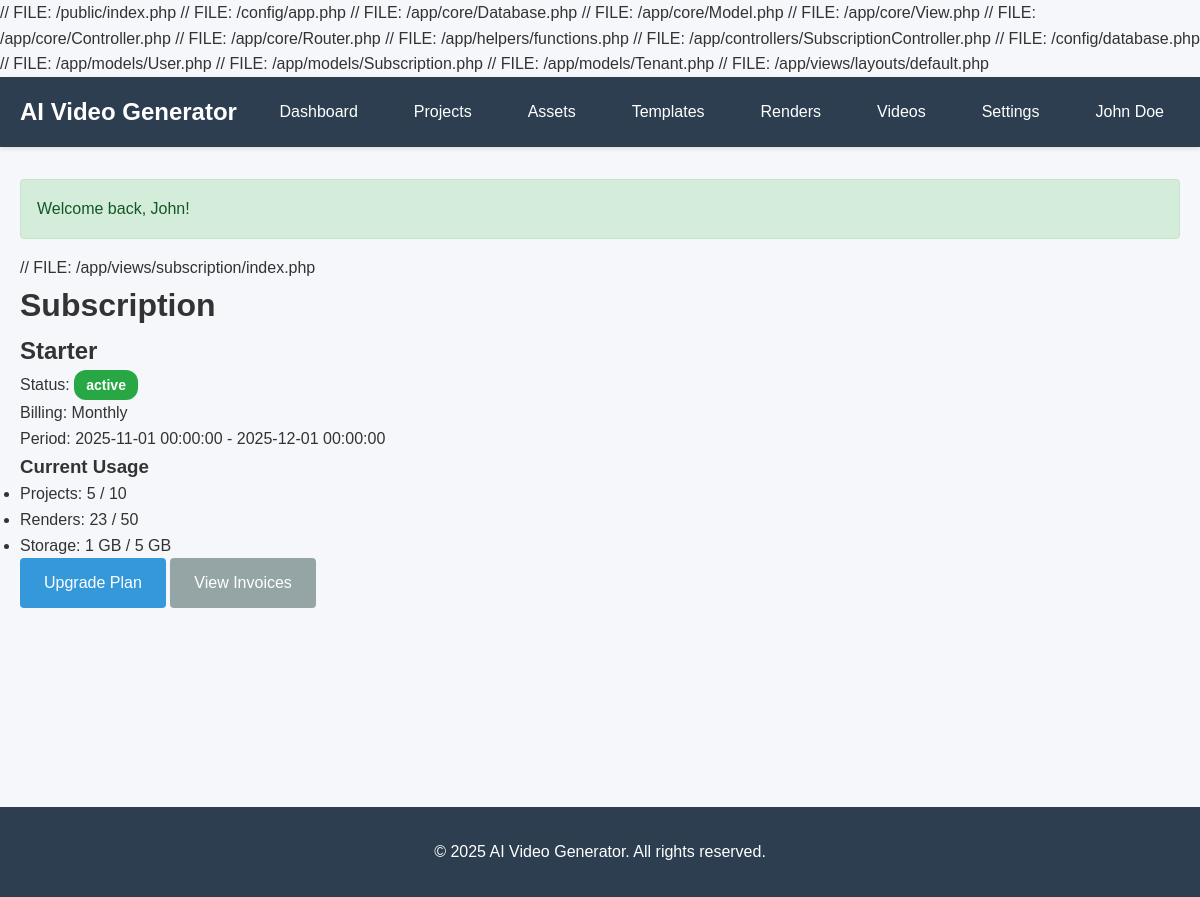
Screenshot of /subscription (signed in) with the database file from the repository.
### tables this page shows
CREATE TABLE `tenant_subscriptions` (
  `id` INT UNSIGNED NOT NULL AUTO_INCREMENT,
  `tenant_id` INT UNSIGNED NOT NULL,
  `plan_id` INT UNSIGNED NOT NULL,
  `status` ENUM('active', 'cancelled', 'expired', 'trial') DEFAULT 'trial',
  `billing_cycle` ENUM('monthly', 'yearly') DEFAULT 'monthly',
  `current_period_start` DATE NOT NULL,
  `current_period_end` DATE NOT NULL,
  `trial_ends_at` DATE DEFAULT NULL,
  `cancelled_at` TIMESTAMP NULL DEFAULT NULL,
  `created_at` TIMESTAMP DEFAULT CURRENT_TIMESTAMP,
  `updated_at` TIMESTAMP DEFAULT CURRENT_TIMESTAMP ON UPDATE CURRENT_TIMESTAMP,
  PRIMARY KEY (`id`),
  KEY `tenant_id` (`tenant_id`),
  KEY `plan_id` (`plan_id`),
  KEY `status` (`status`),
  CONSTRAINT `fk_subscriptions_tenant` FOREIGN KEY (`tenant_id`) REFERENCES `tenants` (`id`) ON DELETE CASCADE,
  CONSTRAINT `fk_subscriptions_plan` FOREIGN KEY (`plan_id`) REFERENCES `plans` (`id`)
);

CREATE TABLE `plans` (
  `id` INT UNSIGNED NOT NULL AUTO_INCREMENT,
  `name` VARCHAR(100) NOT NULL,
  `slug` VARCHAR(100) NOT NULL,
  `description` TEXT,
  `price_monthly` DECIMAL(10, 2) NOT NULL DEFAULT 0.00,
  `price_yearly` DECIMAL(10, 2) NOT NULL DEFAULT 0.00,
  `max_projects` INT DEFAULT -1 COMMENT '-1 = unlimited',
  `max_renders_per_month` INT DEFAULT -1,
  `max_render_minutes_per_month` INT DEFAULT -1,
  `max_storage_mb` INT DEFAULT -1,
  `max_team_members` INT DEFAULT -1,
  `features` TEXT COMMENT 'JSON encoded features',
  `is_active` TINYINT(1) DEFAULT 1,
  `sort_order` INT DEFAULT 0,
  `created_at` TIMESTAMP DEFAULT CURRENT_TIMESTAMP,
  `updated_at` TIMESTAMP DEFAULT CURRENT_TIMESTAMP ON UPDATE CURRENT_TIMESTAMP,
  PRIMARY KEY (`id`),
  UNIQUE KEY `slug` (`slug`)
);

CREATE TABLE `usage_tracking` (
  `id` INT UNSIGNED NOT NULL AUTO_INCREMENT,
  `tenant_id` INT UNSIGNED NOT NULL,
  `month` DATE NOT NULL,
  `projects_count` INT DEFAULT 0,
  `renders_count` INT DEFAULT 0,
  `render_minutes` INT DEFAULT 0,
  `storage_mb` INT DEFAULT 0,
  `created_at` TIMESTAMP DEFAULT CURRENT_TIMESTAMP,
  `updated_at` TIMESTAMP DEFAULT CURRENT_TIMESTAMP ON UPDATE CURRENT_TIMESTAMP,
  PRIMARY KEY (`id`),
  UNIQUE KEY `tenant_month` (`tenant_id`, `month`),
  KEY `tenant_id` (`tenant_id`),
  CONSTRAINT `fk_usage_tenant` FOREIGN KEY (`tenant_id`) REFERENCES `tenants` (`id`) ON DELETE CASCADE
);

### public/index.php (called while the page is built, shortened)
<?php
$config = require __DIR__ . '/../config/app.php';
require_once __DIR__ . '/../app/core/Database.php';
require_once __DIR__ . '/../app/core/Model.php';
require_once __DIR__ . '/../app/core/View.php';
require_once __DIR__ . '/../app/core/Controller.php';
require_once __DIR__ . '/../app/core/Router.php';
require_once __DIR__ . '/../app/helpers/functions.php';
$router = new Router();
$router->get('/', 'HomeController', 'index');
$router->get('/login', 'AuthController', 'login');
$router->post('/login', 'AuthController', 'loginPost');
$router->get('/register', 'AuthController', 'register');
$router->post('/register', 'AuthController', 'registerPost');
$router->get('/logout', 'AuthController', 'logout');
$router->get('/dashboard', 'DashboardController', 'index');
$router->get('/projects', 'ProjectController', 'index');
$router->get('/projects/create', 'ProjectController', 'create');
$router->post('/projects/create', 'ProjectController', 'store');
$router->get('/projects/:id', 'ProjectController', 'show');
$router->get('/projects/:id/edit', 'ProjectController', 'edit');
$router->post('/projects/:id/edit', 'ProjectController', 'update');
$router->post('/projects/:id/delete', 'ProjectController', 'delete');
$router->get('/projects/:id/scenes', 'SceneController', 'index');
$router->get('/projects/:id/scenes/create', 'SceneController', 'create');
$router->post('/projects/:id/scenes/create', 'SceneController', 'store');
$router->get('/scenes/:id/edit', 'SceneController', 'edit');
$router->post('/scenes/:id/edit', 'SceneController', 'update');
$router->post('/scenes/:id/delete', 'SceneController', 'delete');
$router->get('/assets', 'AssetController', 'index');
$router->get('/assets/upload', 'AssetController', 'upload');
$router->post('/assets/upload', 'AssetController', 'store');
$router->get('/assets/:id', 'AssetController', 'show');
$router->post('/assets/:id/delete', 'AssetController', 'delete');
$router->get('/templates', 'TemplateController', 'index');
$router->get('/templates/create', 'TemplateController', 'create');
$router->post('/templates/create', 'TemplateController', 'store');
$router->get('/templates/:id', 'TemplateController', 'show');
$router->post('/templates/:id/delete', 'TemplateController', 'delete');
$router->get('/renders', 'RenderController', 'index');
$router->get('/renders/create', 'RenderController', 'create');
$router->post('/renders/create', 'RenderController', 'store');
$router->get('/renders/:id', 'RenderController', 'show');
$router->post('/renders/:id/retry', 'RenderController', 'retry');
$router->get('/videos', 'VideoController', 'index');
$router->get('/videos/:id', 'VideoController', 'show');
$router->get('/videos/:id/download', 'VideoController', 'download');
$router->post('/videos/:id/duplicate', 'VideoController', 'duplicate');
$router->get('/tenant/settings', 'TenantController', 'settings');
$router->post('/tenant/settings', 'TenantController', 'updateSettings');
$router->get('/tenant/brand', 'TenantController', 'brand');
$router->post('/tenant/brand', 'TenantController', 'updateBrand');
$router->get('/users', 'UserController', 'index');
$router->get('/users/create', 'UserController', 'create');
$router->post('/users/create', 'UserController', 'store');
$router->get('/users/:id/edit', 'UserController', 'edit');
$router->post('/users/:id/edit', 'UserController', 'update');
$router->post('/users/:id/delete', 'UserController', 'delete');
$router->get('/subscription', 'SubscriptionController', 'index');
$router->get('/subscription/plans', 'SubscriptionController', 'plans');
$router->post('/subscription/subscribe', 'SubscriptionController', 'subscribe');
$router->get('/subscription/invoices', 'SubscriptionController', 'invoices');
$router->get('/subscription/usage', 'SubscriptionController', 'usage');
$router->get('/admin', 'AdminController', 'index');
$router->get('/admin/tenants', 'AdminController', 'tenants');
$router->get('/admin/plans', 'AdminController', 'plans');
$router->get('/admin/plans/create', 'AdminController', 'createPlan');
$router->post('/admin/plans/create', 'AdminController', 'storePlan');
$router->get('/api-keys', 'ApiKeyController', 'index');
$router->post('/api-keys/generate', 'ApiKeyController', 'generate');
$router->post('/api-keys/:id/revoke', 'ApiKeyController', 'revoke');
$router->post('/api/v1/render', 'ApiController', 'createRenderJob');
$router->get('/api/v1/render/:id', 'ApiController', 'getRenderJob');
$router->get('/analytics', 'AnalyticsController', 'index');
$router->get('/analytics/reports', 'AnalyticsController', 'reports');
$router->dispatch();

### app/views/subscription/index.php (the view)
// FILE: /app/views/subscription/index.php
<h1>Subscription</h1>
<?php if ($subscription): ?>
    <div class="subscription-info">
        <h2><?php echo $this->escape($subscription['plan_name']); ?></h2>
        <p>Status: <span class="badge badge-success"><?php echo $subscription['status']; ?></span></p>
        <p>Billing: <?php echo ucfirst($subscription['billing_cycle']); ?></p>
        <p>Period: <?php echo formatDate($subscription['current_period_start']); ?> - <?php echo formatDate($subscription['current_period_end']); ?></p>
    </div>
    <h3>Current Usage</h3>
    <ul>
        <li>Projects: <?php echo $usage['projects_count']; ?> / <?php echo $subscription['max_projects'] == -1 ? 'Unlimited' : $subscription['max_projects']; ?></li>
        <li>Renders: <?php echo $usage['renders_count']; ?> / <?php echo $subscription['max_renders_per_month'] == -1 ? 'Unlimited' : $subscription['max_renders_per_month']; ?></li>
        <li>Storage: <?php echo formatBytes($usage['storage_mb'] * 1024 * 1024); ?> / <?php echo formatBytes($subscription['max_storage_mb'] * 1024 * 1024); ?></li>
    </ul>
    <a href="/subscription/plans" class="btn btn-primary">Upgrade Plan</a>
    <a href="/subscription/invoices" class="btn btn-secondary">View Invoices</a>
<?php endif; ?>

### public/css/style.css (style rules this page uses)
* { margin: 0; padding: 0; box-sizing: border-box; }
body { font-family: 'Arial', sans-serif; font-size: 16px; line-height: 1.6; color: #333; background: #f5f7fa; }
.btn { display: inline-block; padding: 0.75rem 1.5rem; border: none; border-radius: 4px; text-decoration: none; cursor: pointer; transition: all 0.3s; font-size: 1rem; }
.btn-primary { background: #3498db; color: white; }
.btn-secondary { background: #95a5a6; color: white; }
.badge { display: inline-block; padding: 0.25rem 0.75rem; border-radius: 12px; font-size: 0.875rem; font-weight: bold; }
.badge-success, .badge-active, .badge-completed, .badge-paid { background: #28a745; color: white; }

### rows the page displays
tenant_subscriptions: plan.name "Starter", status "active", billing_cycle "Monthly", current_period_start "2025-11-01 00:00:00", current_period_end "2025-12-01 00:00:00", plan.max_projects "10", plan.max_renders_per_month "50", formatBytes($subscription['max_storage_mb']*1024*1024) "5 GB"
usage_tracking: projects_count "5", renders_count "23", formatBytes($usage['storage_mb']*1024*1024) "1 GB"

### other values shown
$this->escape($_SESSION['user_name'] ?? 'User') "John Doe"
$flash "Welcome back, John!"
